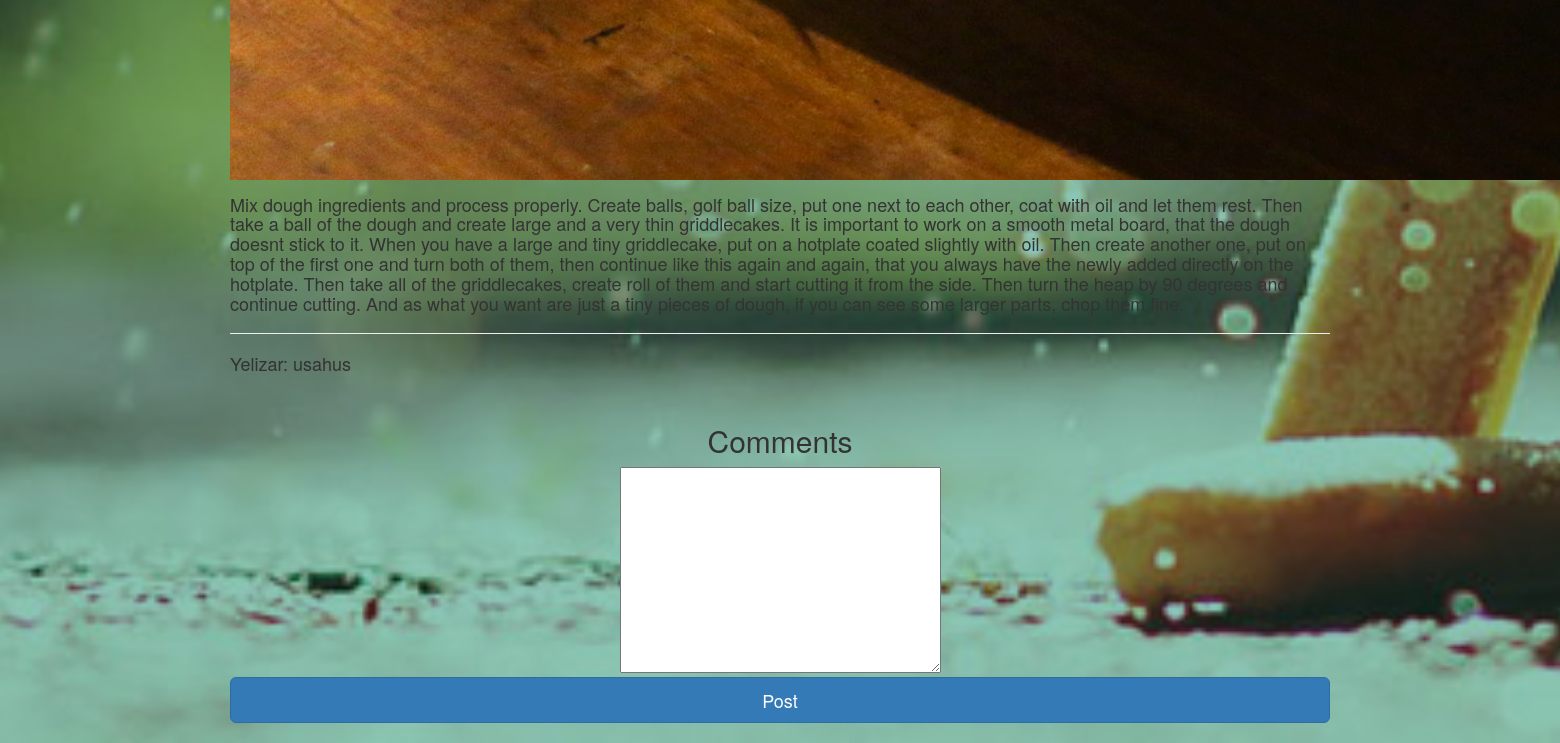
The app's page /dish/3/ (lower part), older data.
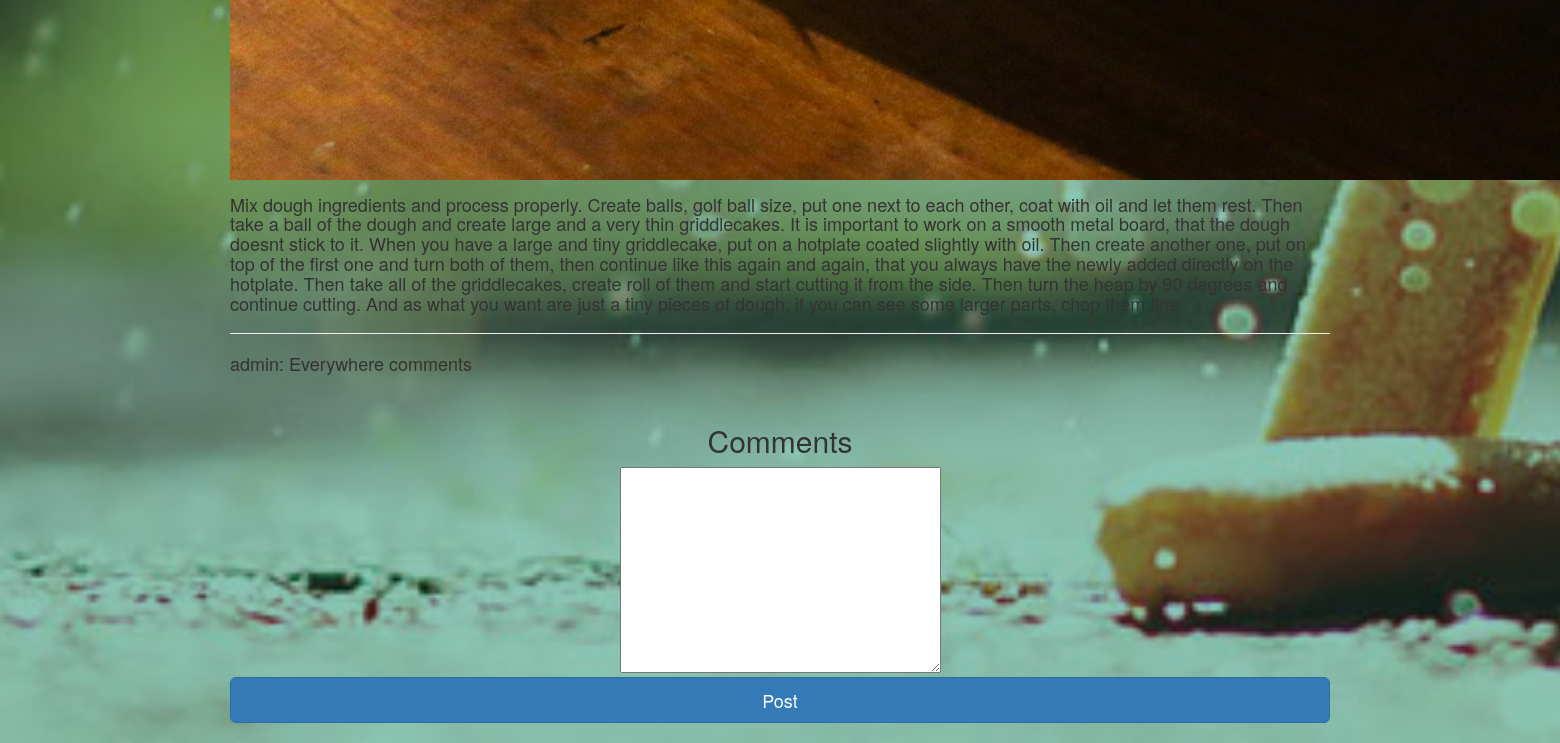
The same page, newer data.
### base/models.py (models this page shows, shortened)
class DishImg(models.Model):
    name = models.CharField(max_length=256, help_text='name of picture (name_"img")')
    dish = models.ForeignKey(Dish, on_delete=models.CASCADE, null=True)
    img = models.ImageField(upload_to='base/dish_img/')
    is_active = models.BooleanField(default=False)
    upload = models.DateTimeField(auto_now_add=True, auto_now=False)
    class Meta:
        verbose_name = "Image"
        verbose_name_plural = "Images"

class Comment(models.Model):
    comment = models.TextField('Comment')
    dish = models.ForeignKey(Dish, on_delete=models.CASCADE, null=True)
    user = models.ForeignKey(User, null=True)
    is_active = models.BooleanField(default=False)
    is_created = models.DateTimeField(auto_now_add=True, auto_now=False)
    is_updated = models.DateTimeField(auto_now_add=False, auto_now=True)
    class Meta:
        verbose_name = "Comment"
        verbose_name_plural = "Comments"

### base/views.py (the view, shortened to what this page needs)
# urls.py: url(r'^dish/(?P<pk>[0-9]+)/$', views.DishView.as_view(), name='dish'),
class DishView(DetailView):
    model = Dish
    template_name = 'base/dish.html'
    form_class = CommentForm
    def get(self, request, *args, **kwargs):
        self.object = self.get_object()
        context = self.get_context_data(object=self.object)
        context['form'] = self.form_class(None)
        return self.render_to_response(context)

### base/forms.py
class CommentForm(forms.Form):
    comment_area = forms.CharField(label="", widget=forms.Textarea)

### templates/base/dish.html (shortened to what this page needs)
{% extends 'base.html' %}
{% load static %}
{% block content %}
<div id="page-content-wrapper">
    <div class="container-fluid">
        {% for object in dish.dishimg_set.all %}
            <label for="object{{forloop.counter}}">
            <img src="{{ object.img.url }}">
            </label><br>
        {% endfor %}
        <h4>{{ dish.recipe}}</h4>
    <hr>
        {% for object in dish.comment_set.all %}
            {% include 'base/comment_object.html'%}
        {% endfor %}
     <form action="" method="post" class="form-inline text-center">
        <h2 class="form-signin-heading">Comments</h2>
         {% for field in form %}
             {{ field }}
         {% endfor %}
        <button class="btn btn-lg btn-primary btn-block" type="submit">Post</button>
    </form>
    </div>
</div>
{% endblock %}

### templates/base/comment_object.html
<div class="">
  <h4>{{ object.user }}: {{ object.comment }}</h4> <p> <br>
</div>

Row changes from the older to the newer data that the page shows:
no longer on this page (row edited): Comment: user "Yelizar", comment "usahus"
added Comment: user "admin", comment "Everywhere comments"
